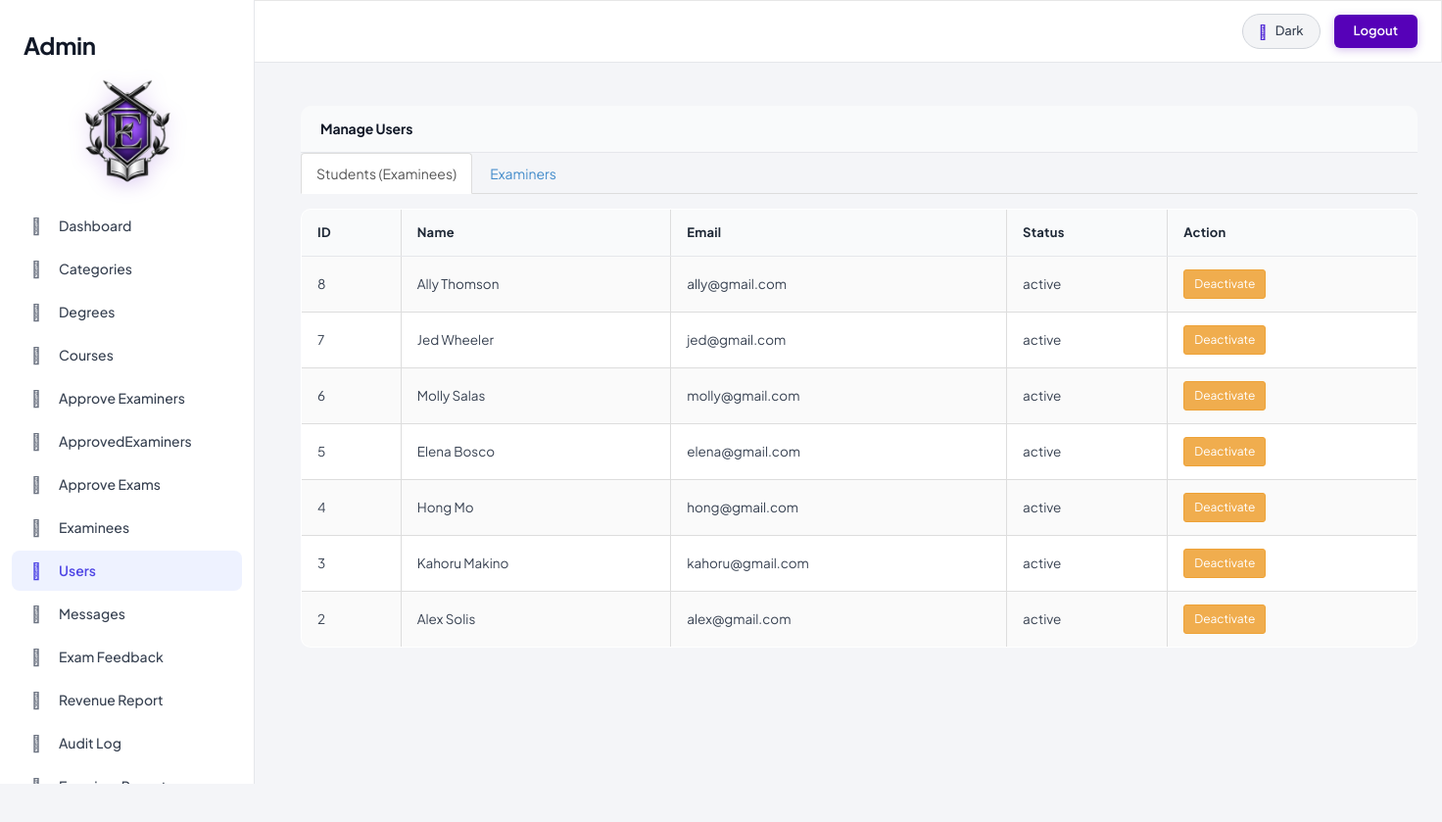
The app's page /admin/manage_users.php (signed in) with its own data.
### tables this page shows
CREATE TABLE IF NOT EXISTS `examinees` (
  `id` int NOT NULL AUTO_INCREMENT,
  `name` varchar(100) NOT NULL,
  `email` varchar(100) NOT NULL,
  `password` varchar(255) NOT NULL,
  `status` enum('active','disabled') DEFAULT 'active',
  `created_at` timestamp NOT NULL DEFAULT CURRENT_TIMESTAMP,
  `phone` varchar(15) DEFAULT NULL,
  `profile_photo` varchar(255) DEFAULT NULL,
  PRIMARY KEY (`id`),
  UNIQUE KEY `email` (`email`),
  UNIQUE KEY `uq_examinee_email` (`email`)
);

### classes/DataAccess.class.php (called while the page is built, shortened)
<?php
class DataAccess
{
	private $_con,$_query,$_errors;
	public function __construct()
	{
		if(!$this->_con=mysqli_connect(DB_HOST,DB_USER,DB_PASSWORD,DB_NAME))
		{
			die("connection Error");
		}
		$this->_errors ="";
	}
	public function getData($fields,$table,$condition = "1")
	{
		if(!$this->_checkTable($table))
		{
			$this->_errors.="$table not Present";
			return false;
		}
		$this->_query = "select ";
		if(is_array($fields))
		{
			if($this->_checkFieldsIndexed($fields,$table))
			{
				$this->_query.=implode(",",$fields);
			}
			else
			{
				return false;
			}
		}
		$this->_query.=" from $table where $condition";
		$resref=mysqli_query($this->_con,$this->_query);
		$dataArr = array();
		if(mysqli_num_rows($resref))
		{
			while($rows = mysqli_fetch_assoc($resref))
			{
				$dataArr[] = $rows;
			}
		}
		return $dataArr;
	}
	private function _checkTable($table)
	{
		$q="show tables";
		$resref = mysqli_query($this->_con,$q);
		if(mysqli_num_rows($resref))
		{
			while($row=mysqli_fetch_array($resref))
			{
				if($row[0]==$table)
				{
					return true;
				}
			}
		}
		return false;
	}
	private function _checkFieldsIndexed($data,$table)
	{
		if($this->_checkTable($table))
		{
			$fieldArr=array();
			$q="describe $table";
			$resref = mysqli_query($this->_con,$q);
			while($row=mysqli_fetch_assoc($resref))
			{
				$fieldArr[] = $row["Field"];
			}
			$flag = true;
			return $flag;
		}
		return 0;
	}
}
?>

### admin/auth.php (called while the page is built, shortened)
<?php
if (!function_exists('h')) {
    function h($value)
    {
        return htmlspecialchars((string)$value, ENT_QUOTES, 'UTF-8');
    }
}

### admin/manage_users.php (the view, shortened to what this page needs)
<?php
require('auth.php');
$dao = new DataAccess();
$examinees = $dao->getData(array('id', 'name', 'email', 'status'), 'examinees', '1=1');
$examinees = is_array($examinees) ? array_reverse($examinees) : array();
$activeTab = (isset($_GET['tab']) && $_GET['tab'] === 'examiner') ? 'examiner' : 'examinee';
include('header.php');
?>
<div class="container" style="margin-top:20px;">
<div class="panel-heading">Manage Users</div>
    <ul class="nav nav-tabs" style="margin-bottom:15px;">
        <li class="<?php echo $activeTab === 'examinee' ? 'active' : ''; ?>">
            <a href="manage_users.php?tab=examinee">Students (Examinees)</a>
        </li>
        <li class="<?php echo $activeTab === 'examiner' ? 'active' : ''; ?>">
            <a href="manage_users.php?tab=examiner">Examiners</a>
        </li>
    </ul>
    <?php if ($activeTab === 'examinee'): ?>
        <table class="table table-bordered table-striped">
            <thead>
                <tr><th>ID</th><th>Name</th><th>Email</th><th>Status</th><th>Action</th></tr>
            </thead>
            <tbody>
                <?php if (empty($examinees)): ?>
                    <tr><td colspan="5">No students found.</td></tr>
                <?php else: foreach ($examinees as $u): ?>
                    <tr>
                        <td><?php echo h($u['id']); ?></td>
                        <td><?php echo h($u['name']); ?></td>
                        <td><?php echo h($u['email']); ?></td>
                        <td><?php echo h($u['status']); ?></td>
                        <td>
                            <?php if ($u['status'] === 'active'): ?>
                                <a href="manage_users.php?action=deactivate&type=examinee&id=<?php echo (int)$u['id']; ?>"
                                   class="btn btn-sm btn-warning"
                                   onclick="return confirm('Deactivate this student?');">Deactivate</a>
                            <?php else: ?>
                                <a href="manage_users.php?action=activate&type=examinee&id=<?php echo (int)$u['id']; ?>"
                                   class="btn btn-sm btn-success"
                                   onclick="return confirm('Reactivate this student?');">Activate</a>
                            <?php endif; ?>
                        </td>
                    </tr>
                <?php endforeach; endif; ?>
            </tbody>
        </table>
    <?php endif; ?>
</div>
<?php include('footer.php'); ?>

### admin/assets/css/custom.css (style rules this page uses)
:root { color-scheme: light; --bg-body: #f4f5f8; --bg-page-wrapper: #f4f5f8; --bg-page-inner: #ffffff; --page-inner-border: rgba(0, 0, 0, 0.06); --bg-navbar: #ffffff; --border-navbar: #e5e7eb; --text-navbar: #111827; --bg-sidebar: #ffffff; --border-sidebar: #e5e7eb; --sidebar-brand-text: #111827; --text-sidebar-link: #374151; --text-sidebar-icon: #6b7280; --bg-sidebar-hover: #f3f4f6; --text-sidebar-hover: #111827; --bg-active-menu: #eef2ff; --text-active-menu: #4f46e5; --border-active-menu: #4f46e5; --heading-dashboard: #111827; --text-primary: #111827; --text-secondary: #4b5563; --text-muted: #6b7280; --hr-color: #e5e7eb; --card-body-bg: #ffffff; --card-shadow: 0 1px 3px rgba(0, 0, 0, 0.05); --card-number-color: #111827; --card-courses-border: #bfdbfe; --card-courses-head-bg: #dbeafe; --card-courses-head-text: #1e40af; --card-examiners-border: #bbf7d0; --card-examiners-head-bg: #dcfce7; --card-examiners-head-text: #15803d; --card-pending-border: #fde68a; --card-pending-head-bg: #fef3c7; --card-pending-head-text: #b45309; --card-examinees-border: #bae6fd; --card-examinees-head-bg: #e0f2fe; --card-examinees-head-text: #0369a1; --card-exams-border: #e4e4e7; --card-exams-head-bg: #f4f4f5; --card-exams-head-text: #3f3f46; --panel-default-bg: #ffffff; --panel-default-border: #e5e7eb; --panel-default-head-bg: #f9fafb; --panel-default-head-text: #111827; --table-bg: #ffffff; --table-border: #e5e7eb; --table-th-bg: #f9fafb; --table-th-text: #1f2937; --table-td-text: #374151; --table-row-hover: #f9fafb; --table-striped-bg: #fafafa; --input-bg: #ffffff; --input-border: #d1d5db; --input-text: #111827; --input-focus-border: #6366f1; --input-focus-glow: rgba(99, 102, 241, 0.2); --card-bg: #ffffff; --card-text: #111827; --table-border-color: #e5e7eb; --btn-default-bg: #ffffff; --btn-default-border: #d1d5db; --btn-default-color: #374151; --btn-toggle-bg: #f3f4f6; --btn-toggle-border: #d1d5db; --btn-toggle-color: #374151; --btn-toggle-hover-bg: #e5e7eb; --donut-empty-bg: #e2e8f0; --badge-success-bg: #dcfce7; --badge-success-text: #15803d; --badge-success-border: #bbf7d0; --badge-info-bg: #e0f2fe; --badge-info-text: #0369a1; --badge-info-border: #bae6fd; --badge-warning-bg: #fef3c7; --badge-warning-text: #b45309; --badge-warning-border: #fde68a; --badge-danger-bg: #fee2e2; --badge-danger-text: #b91c1c; --badge-danger-border: #fecaca; --badge-default-bg: #f1f5f9; --badge-default-text: #475569; --badge-default-border: #e2e8f0; }
*, html, body, button, input, select, textarea, .panel, .table, h1, h2, h3, h4, h5, h6 { font-family: 'Plus Jakarta Sans', 'Inter', -apple-system, BlinkMacSystemFont, 'Segoe UI', Roboto, sans-serif !important; }
body { background-color: var(--bg-body); color: var(--text-primary); margin: 0; padding: 0; -webkit-font-smoothing: antialiased; -moz-osx-font-smoothing: grayscale; text-rendering: optimizeLegibility; font-size: 14px; line-height: 1.5; transition: background-color 0.25s ease, color 0.25s ease; }
.panel-heading { padding: 13px 20px !important; font-size: 14px !important; font-weight: 700 !important; border-top-left-radius: 11px !important; border-top-right-radius: 11px !important; border-bottom: 1px solid var(--panel-default-border) !important; background-color: var(--panel-default-head-bg) !important; color: var(--panel-default-head-text) !important; letter-spacing: -0.1px; }
.table { background-color: var(--table-bg); border: 1px solid var(--table-border); border-radius: 10px; overflow: hidden; color: var(--table-td-text); transition: background-color 0.25s ease, border-color 0.25s ease; }
.table > thead > tr > th { background-color: var(--table-th-bg); color: var(--table-th-text); border-bottom: 1px solid var(--table-border); font-weight: 700; font-size: 13px; letter-spacing: 0.02em; padding: 14px 16px; }
.table > tbody > tr > td { border-top: 1px solid var(--table-border); color: var(--table-td-text); padding: 13px 16px; vertical-align: middle; font-size: 13.5px; }
.table-striped > tbody > tr:nth-of-type(odd) { background-color: var(--table-striped-bg); }

### admin/manage_users.php (style rules this page uses)
.panel-heading { font-family: 'Segoe UI', Tahoma, Geneva, Verdana, sans-serif; color: rgba(74, 0, 245, 0.87); border: rgba(86, 0, 245, 0.87); font-size: 35px; }

### records on screen
examinees: id "8", name "Ally Thomson", email "ally@gmail.com", status "active"
examinees: id "7", name "Jed Wheeler", email "jed@gmail.com", status "active"
examinees: id "6", name "Molly Salas", email "molly@gmail.com", status "active"
examinees: id "5", name "Elena Bosco", email "elena@gmail.com", status "active"
examinees: id "4", name "Hong Mo", email "hong@gmail.com", status "active"
examinees: id "3", name "Kahoru Makino", email "kahoru@gmail.com", status "active"
examinees: id "2", name "Alex Solis", email "alex@gmail.com", status "active"
